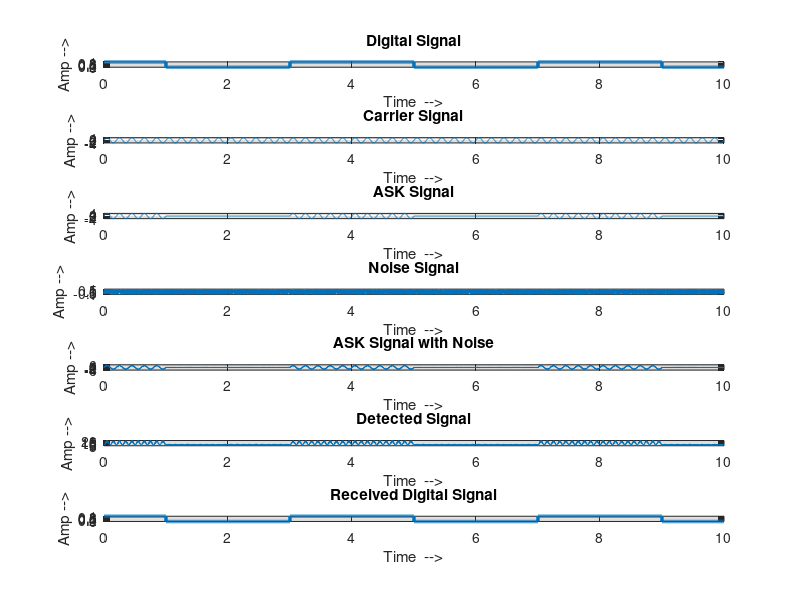

The MATLAB source for this figure:
clc; clear all; close all;

pn =1000;
pt=1/pn;
b = [1 0 0 1 1 0 0 1 1 0];
t = 0:pt:10-pt;

ms=[];
for jk=1:length(b)
    for qr=1:pn
        ms = [ms b(jk)];
    end
end

ac=4; fc=5;
cs=ac*sin(2*pi*fc*t);
st = ms.*cs;

na = 2;
ns = na*[rand(1, length(t))-0.5];
stn = st+ns;
rs = stn.*cs;

ss = [];
for jk = 1:length(b)
    qs=0;
    for qr=1:pn
        qs = qs + rs((jk-1)*pn+qr);
    end
    ss = [ss qs];
end
ss = ss/pn;

vt = ac^2/4;
ds = [];
for jk = 1:length(b)
    if ss(jk)>=vt
        ts=1;
    else
        ts=0;
    end

    for qr=1:pn
        ds = [ds ts];
    end
end

sig_amp = max(stn)-max(st)

subplot(711)
plot(t,ms, 'LineWidth',2.5)
xlabel("Time  -->")
ylabel("Amp -->")
title("Digital Signal");
grid on;

subplot(712)
plot(t,cs)
xlabel("Time  -->")
ylabel("Amp -->")
title("Carrier Signal");
grid on;

subplot(713)
plot(t,st)
xlabel("Time  -->")
ylabel("Amp -->")
title("ASK Signal");
grid on;

subplot(714)
plot(t,ns)
xlabel("Time  -->")
ylabel("Amp -->")
title("Noise Signal");
grid on;

subplot(715)
plot(t,stn)
xlabel("Time  -->")
ylabel("Amp -->")
title("ASK Signal with Noise");
grid on;

subplot(716)
plot(t,rs)
xlabel("Time  -->")
ylabel("Amp -->")
title("Detected Signal");
grid on;

subplot(717)
plot(t,ds, 'LineWidth', 2.5)
xlabel("Time  -->")
ylabel("Amp -->")
title("Received Digital Signal");
grid on;